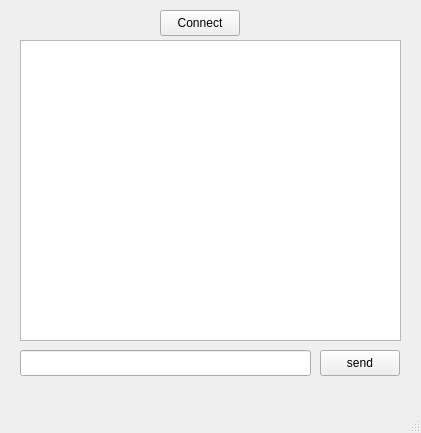
<?xml version="1.0" encoding="UTF-8"?>
<ui version="4.0">
 <class>Client</class>
 <widget class="QMainWindow" name="Client">
  <property name="geometry">
   <rect>
    <x>0</x>
    <y>0</y>
    <width>421</width>
    <height>433</height>
   </rect>
  </property>
  <property name="windowTitle">
   <string>Client</string>
  </property>
  <widget class="QWidget" name="centralwidget">
   <widget class="QPushButton" name="pushButton">
    <property name="geometry">
     <rect>
      <x>160</x>
      <y>10</y>
      <width>80</width>
      <height>26</height>
     </rect>
    </property>
    <property name="text">
     <string>Connect</string>
    </property>
   </widget>
   <widget class="QTextBrowser" name="textBrowser">
    <property name="geometry">
     <rect>
      <x>20</x>
      <y>40</y>
      <width>381</width>
      <height>301</height>
     </rect>
    </property>
   </widget>
   <widget class="QPushButton" name="pushButton_2">
    <property name="geometry">
     <rect>
      <x>320</x>
      <y>350</y>
      <width>80</width>
      <height>26</height>
     </rect>
    </property>
    <property name="text">
     <string>send</string>
    </property>
   </widget>
   <widget class="QLineEdit" name="lineEdit">
    <property name="geometry">
     <rect>
      <x>20</x>
      <y>350</y>
      <width>291</width>
      <height>26</height>
     </rect>
    </property>
   </widget>
  </widget>
  <widget class="QMenuBar" name="menubar">
   <property name="geometry">
    <rect>
     <x>0</x>
     <y>0</y>
     <width>421</width>
     <height>23</height>
    </rect>
   </property>
  </widget>
  <widget class="QStatusBar" name="statusbar"/>
 </widget>
 <resources/>
 <connections/>
</ui>
